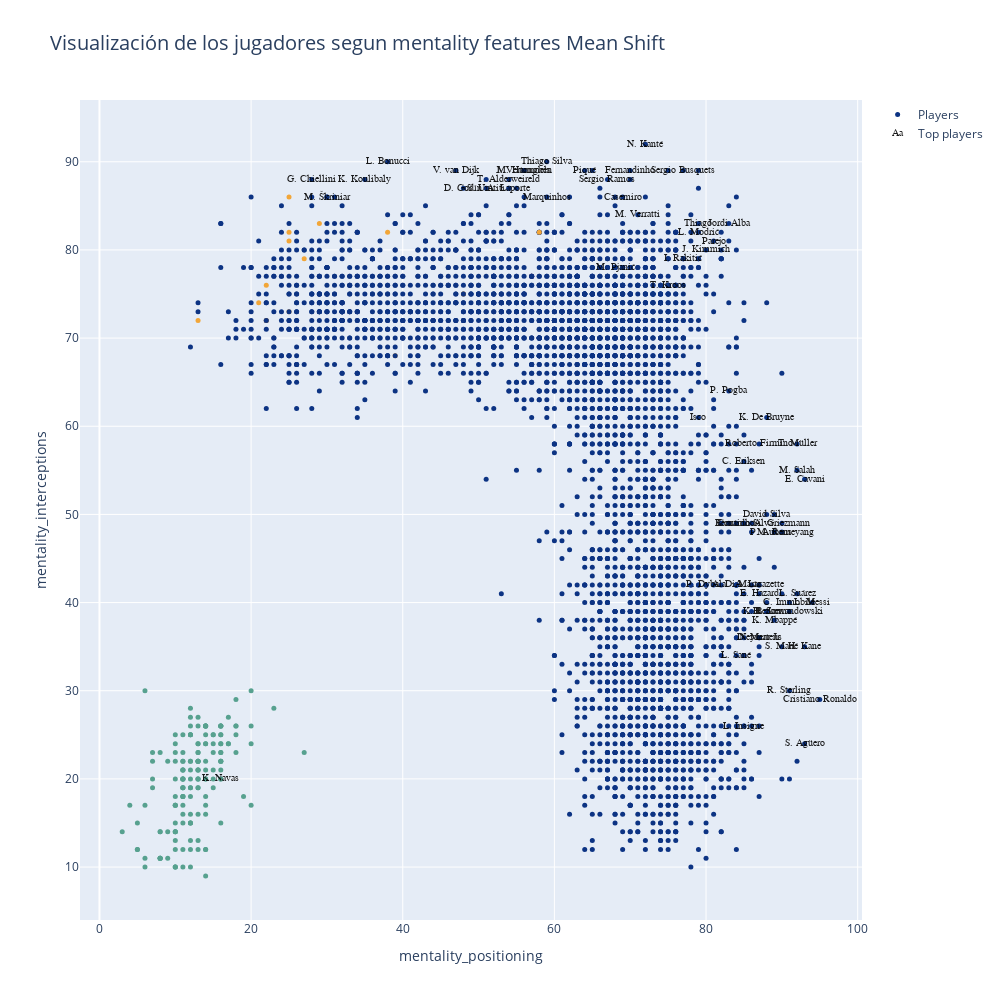

The cell this chart's notebook holds for it:
### Code cell
bw = estimate_bandwidth(dfn, quantile=0.2)#, n_samples=1000)

display(f"Ancho de banda estimado: {int(bw)}")

ms = MeanShift(bandwidth=int(bw), n_jobs=2)#, bin_seeding=True)
ms.fit(dfn)

skill_1 = 'mentality_positioning'
skill_2 = 'mentality_interceptions'
clusters = ms.labels_
cluster_centers = ms.cluster_centers_
n_clusters = len(np.unique(clusters))
bool_crack = dfn.overall>85

display(f"Numero estimado de clusters para Mean Shift : {n_clusters}")


graf1 = go.Scatter(x=dfn[skill_1], 
                   y=dfn[skill_2],
                   name='Players',
                   text=dfo[['club', 'team_position']].apply(lambda x:f'{x.club} - {x.team_position}', axis=1),
                   mode='markers',
                   marker=dict(size=5,
                   color = clusters.astype(np.float),
                   colorscale='Portland',
                   showscale=False))

crack =go.Scatter(x=dfn.loc[bool_crack,skill_1], 
                  y=dfn.loc[bool_crack,skill_2],
                  name='Top players',
                  text=dfo.loc[bool_crack,'short_name'],
                  textfont=dict(family='sans serif',size=10,color='black'),
                  opacity=0.9,
                  mode='text')

data=[graf1, crack]

layout = go.Layout(title="Visualización de los jugadores segun mentality features Mean Shift", 
                   titlefont=dict(size=20),
                   xaxis=dict(title=skill_1),
                   yaxis=dict(title=skill_2),
                   autosize=False,
                   width=1000,
                   height=1000)

fig = go.Figure(data=data, layout=layout)

iplot(fig)

### Figure 1 — Plotly figure (JSON) as saved in the notebook; plotly's stock layout.template omitted (floating-point values rounded to 4 significant figures; data arrays with more than 128 entries replaced by an {"elided": "..."} marker saying what was removed)
{"data": [{"marker": {"color": {"elided": "4477 int values"}, "colorscale": [[0, "rgb(12,51,131)"], [0.25, "rgb(10,136,186)"], [0.5, "rgb(242,211,56)"], [0.75, "rgb(242,143,56)"], [1, "rgb(217,30,30)"]], "showscale": false, "size": 5}, "mode": "markers", "name": "Players", "text": {"elided": "4477 str values"}, "type": "scatter", "x": {"elided": "4477 int values"}, "y": {"elided": "4477 int values"}}, {"mode": "text", "name": "Top players", "opacity": 0.9, "text": ["L. Messi", "Cristiano Ronaldo", "Neymar Jr", "E. Hazard", "K. De Bruyne", "V. van Dijk", "L. Modrić", "M. Salah", "K. Mbappé", "K. Koulibaly", "H. Kane", "N. Kanté", "G. Chiellini", "S. Agüero", "Sergio Ramos", "L. Suárez", "R. Lewandowski", "Sergio Busquets", "A. Griezmann", "P. Dybala", "P. Pogba", "R. Sterling", "C. Eriksen", "Piqué", "David Silva", "E. Cavani", "D. Godín", "T. Kroos", "M. Reus", "P. Aubameyang", "S. Mané", "A. Laporte", "Bernardo Silva", "Casemiro", "H. Son", "Fernandinho", "Thiago Silva", "K. Benzema", "J. Vertonghen", "D. Mertens", "M. Hummels", "T. Alderweireld", "Jordi Alba", "Thiago", "K. Navas", "L. Insigne", "L. Sané", "Marquinhos", "M. Škriniar", "M. Verratti", "S. Umtiti", "J. Kimmich", "Isco", "Roberto Firmino", "I. Rakitić", "M. Pjanić", "A. Di María", "L. Bonucci", "Coutinho", "Parejo", "T. Müller", "C. Immobile", "A. Lacazette"], "textfont": {"color": "black", "family": "sans serif", "size": 10}, "type": "scatter", "x": [94, 95, 87, 87, 88, 47, 79, 92, 89, 35, 93, 72, 28, 93, 67, 92, 91, 77, 90, 80, 83, 91, 85, 64, 88, 93, 48, 75, 89, 90, 90, 54, 85, 69, 88, 70, 59, 88, 56, 87, 56, 54, 83, 79, 16, 85, 84, 59, 30, 71, 51, 80, 79, 87, 77, 68, 84, 38, 84, 81, 92, 91, 87], "y": [40, 29, 36, 41, 61, 89, 82, 55, 38, 88, 35, 92, 88, 24, 88, 41, 39, 89, 49, 42, 64, 30, 56, 89, 50, 54, 87, 76, 48, 48, 35, 87, 49, 86, 39, 89, 90, 39, 89, 36, 89, 88, 83, 83, 20, 26, 34, 86, 86, 84, 87, 80, 61, 58, 79, 78, 42, 90, 49, 81, 58, 40, 42]}], "layout": {"autosize": false, "height": 1000, "title": {"font": {"size": 20}, "text": "Visualización de los jugadores segun mentality features Mean Shift"}, "width": 1000, "xaxis": {"autorange": true, "range": [-2.572, 100.6], "title": {"text": "mentality_positioning"}, "type": "linear"}, "yaxis": {"autorange": true, "range": [3.995, 97.0], "title": {"text": "mentality_interceptions"}, "type": "linear"}}}
